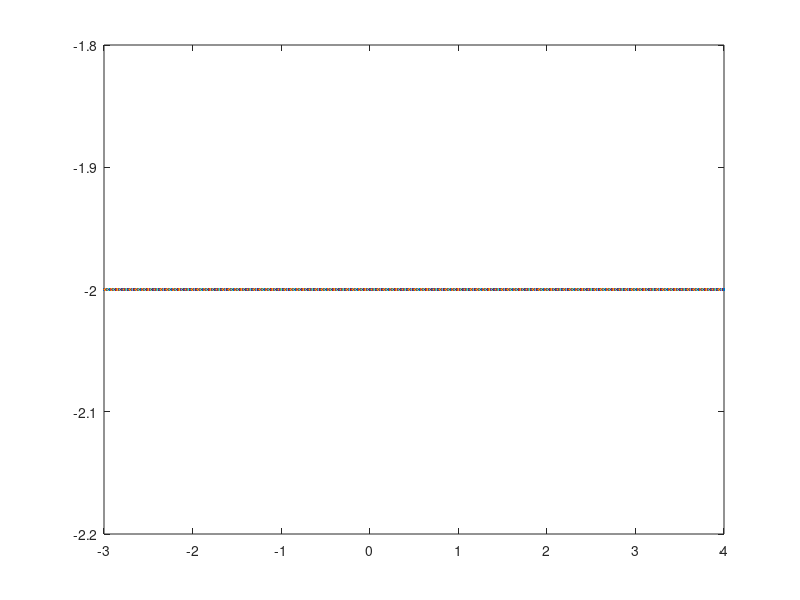

Write MATLAB code to recreate this figure.
%MA2501 exercise 0
% oppg. 1b)
A = [1 -2 4 -8 ; 1 0 0 0 ; 1 1 1 1 ; 1 3 9 27];
b = [-16 ; -3 ; -1 ; 24];
x = A\b

% oppg. c)

t = [-3:0.01:4];

p = -3 + 1,5*t - 0,5*t.^2 + t.^3;
plot(t,p)

